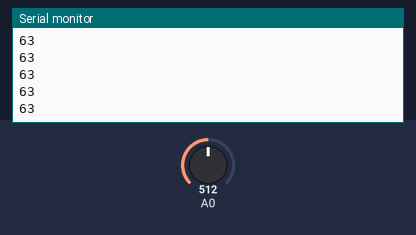
Simulated run of this sketch. Board: Arduino Uno, built with avr-gcc and run on an emulated ATmega328P. Parts: the last lines printed to the serial monitor. The inputs (shaded band) are chosen by the test bench; at power-on: A0 = 512.

Above: at 1.2 s.
1.3 s: A0 set to 716
At 1.41 s:
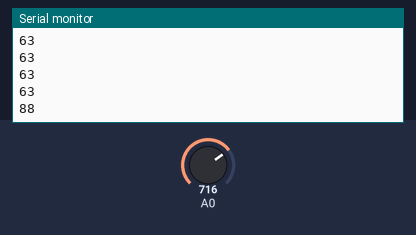
2.8 s: A0 set to 900
At 2.81 s:
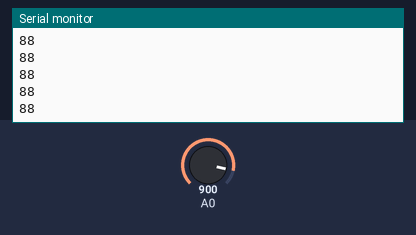
Timing chart, 0 to 5.8 s (numbered marks = the images above; inputs shaded):
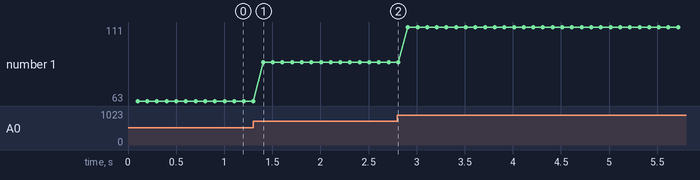

The sketch:

module_3.ino
```cpp
void setup() {
  Serial.begin(9600);
}

void loop() {
  int value;
  value = analogRead(A0);
  delay(100);

  int midiValue;
  midiValue = map(value, 0, 1023, 0, 127);
  Serial.println(midiValue);
}
```

Measured:
- after the input at 1.3 s, the serial monitor: prints a new line after 0.10 s (image 1)
- plotted number 1: 63 → 88 after the input at 1.3 s, 88 → 111 after the input at 2.8 s
